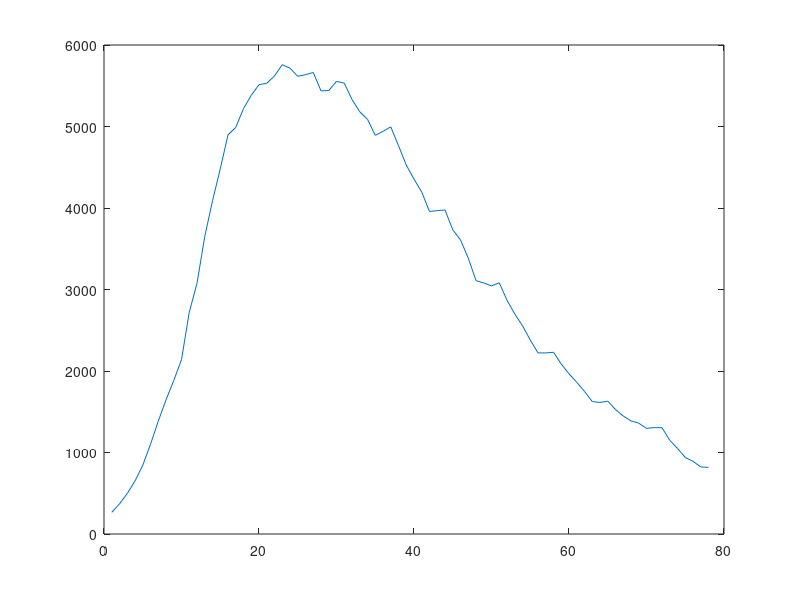

Write MATLAB code to recreate this figure. (Note: this script raises an error after producing the figure.)
clear all
close all
load('y.mat', 'y');
% Confinement
yc = y(1:78);%55 = 0.7 * 78 ///// 23 = 0.3*78
yc_train = yc(1:55);
yc_val = yc(56:end);
%Social distancing
ysd = y(79:139);% 43 = 0.7*62 ////// 19 = 0.3*62
ysd_train = ysd(1:43);
ysd_val = ysd(44:end);
%% 
%---------------------------------
% Confinement Mode
%--------------------------------
errorc_train = zeros(30,1);
errorc_val = zeros(30,1);
plot([yc_train;yc_val]); hold on;
for p = 30:30
[errorc_val(p), errorc_train(p)] = error(yc,yc_train, yc_val, p);
end
title('Confinement Mode Fitting and Prediction');
figure
plot(1:30, errorc_train);
title('Confinement Mode - Training error in function of p');
figure
plot(1:30, errorc_val);
title('Confinement Mode - Validation error in function of p');

%% 
%---------------------------------
% Social distancing Mode
%--------------------------------
errorsd_train = zeros(30,1);
errorsd_val = zeros(30,1);
plot([ysd_train;ysd_val]); hold on;
for p = 30:30
[errorsd_val(p), errorsd_train(p)] = error(ysd,ysd_train, ysd_val, p);
end
title('Social Distancing Mode Fitting and Prediction');

figure
plot(1:30, errorsd_train);
title('Social Distancing Mode - Training error in function of p');

figure
plot(1:30, errorsd_val);
title('Social Distancing Mode - Validation error in function of p');

%%
%-----------------------------------------
% Useful functions
%------------------------------------------
function [error_val, error_train] = error(y,y_train, y_val, p)
N = length(y_train)-1;

% Solve least squares prob
[alpha, y_train_p] = solveLeastSquares(y_train, p,N);

%Training Error
error_train = norm(y_train-y_train_p);

%Validation Error
ytemp = y(N+2-p:end);
y_val_p = pred(ytemp, alpha, p);
error_val = norm(y_val-y_val_p);

plot([y_train_p;y_val_p], 'DisplayName',strcat('p=', num2str(p))); hold on;
end

function [alpha, y_p] = solveLeastSquares(y,p,N)
A = zeros(N+1,p+1);
A(:,1) = 1;
for j = 1:p
    A(j+1:end,j+1) = y(1:end-j);
end
b=y;

%QR decomp
[Q,R] = qr(A);
Qprim = Q(:,1:p+1);
Rprim = R(1:p+1,:);
%TODO : backward substitution
alpha = Rprim\(Qprim'*b);

%model
y_p = A*alpha;
%y_p = pred([zeros(p,1);y], alpha, p);
end

function y_p = pred(ytemp, alpha, p)
for t = p+1 : length(ytemp)
   ytemp(t) = alpha(1);
   for i = 2:p+1
      ytemp(t) = ytemp(t)+alpha(i)*ytemp(t-i+1);
   end   
end
y_p = ytemp(p+1:end);
end